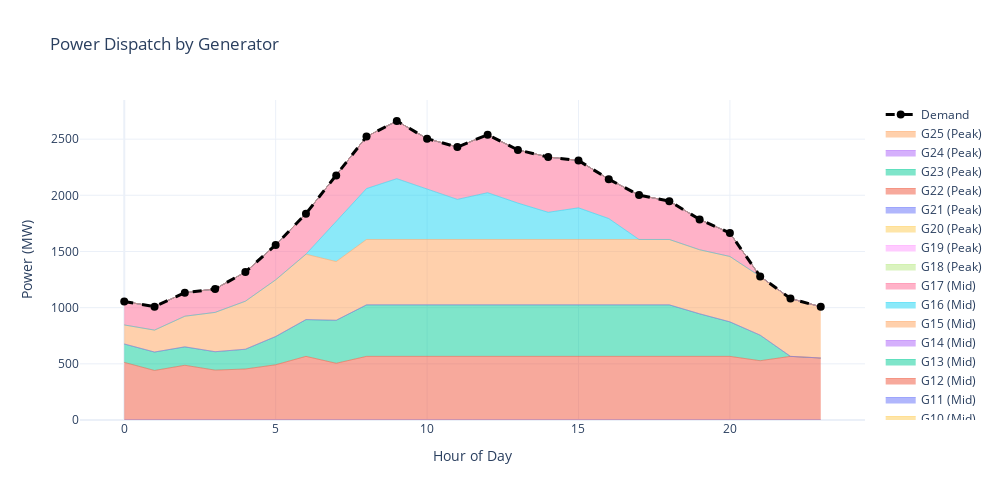

Notebook source saved alongside this figure:
### Code cell
def visualize_power_dispatch(results, generators_df, demand):
    """
    Create stacked area chart showing power dispatch from each generator.
    """
    G = results['generators']
    T = results['time_periods']
    p = results['p']

    # Get generator types
    gen_types = generators_df.set_index('id')['type'].to_dict()
    colors = {'Base': 'blue', 'Mid': 'green', 'Peak': 'red'}

    fig = go.Figure()

    # Sort generators by type for better visualization
    sorted_gens = sorted(G, key=lambda x: (gen_types[x], x))

    # Add stacked areas for each generator
    for g in sorted_gens:
        power_values = [p[(g, t)] if p[(g, t)] else 0 for t in T]
        fig.add_trace(go.Scatter(
            x=list(T),
            y=power_values,
            mode='lines',
            name=f'{g} ({gen_types[g]})',
            stackgroup='one',
            line=dict(width=0.5)
        ))

    # Add demand line
    fig.add_trace(go.Scatter(
        x=list(T),
        y=demand,
        mode='lines+markers',
        name='Demand',
        line=dict(color='black', width=3, dash='dash'),
        marker=dict(size=8)
    ))

    fig.update_layout(
        title='Power Dispatch by Generator',
        xaxis_title='Hour of Day',
        yaxis_title='Power (MW)',
        height=500,
        width=1000,
        template='plotly_white',
        legend=dict(x=1.02, y=1)
    )

    return fig

fig_dispatch = visualize_power_dispatch(results, generators_df, demand)
fig_dispatch.show()

### Figure 1 — Plotly figure (JSON) as saved in the notebook; plotly's stock layout.template omitted (floating-point values rounded to 4 significant figures)
{"data": [{"line": {"width": 0.5}, "mode": "lines", "name": "G01 (Base)", "stackgroup": "one", "x": [0, 1, 2, 3, 4, 5, 6, 7, 8, 9, 10, 11, 12, 13, 14, 15, 16, 17, 18, 19, 20, 21, 22, 23], "y": [0, 0, 0, 0, 0, 0, 0, 0, 0, 0, 0, 0, 0, 0, 0, 0, 0, 0, 0, 0, 0, 0, 0, 0], "type": "scatter"}, {"line": {"width": 0.5}, "mode": "lines", "name": "G02 (Base)", "stackgroup": "one", "x": [0, 1, 2, 3, 4, 5, 6, 7, 8, 9, 10, 11, 12, 13, 14, 15, 16, 17, 18, 19, 20, 21, 22, 23], "y": [512.6, 441.0, 487.1, 443.9, 454.1, 491.5, 566.5, 504.8, 566.5, 566.5, 566.5, 566.5, 566.5, 566.5, 566.5, 566.5, 566.5, 566.5, 566.5, 566.5, 566.5, 527.7, 566.5, 552.0], "type": "scatter"}, {"line": {"width": 0.5}, "mode": "lines", "name": "G03 (Base)", "stackgroup": "one", "x": [0, 1, 2, 3, 4, 5, 6, 7, 8, 9, 10, 11, 12, 13, 14, 15, 16, 17, 18, 19, 20, 21, 22, 23], "y": [163.9, 163.9, 163.9, 163.9, 175.9, 251.6, 327.3, 382.7, 458.4, 458.4, 458.4, 458.4, 458.4, 458.4, 458.4, 458.4, 455.2, 458.4, 458.4, 378.8, 307.1, 227.5, 0, 0], "type": "scatter"}, {"line": {"width": 0.5}, "mode": "lines", "name": "G04 (Base)", "stackgroup": "one", "x": [0, 1, 2, 3, 4, 5, 6, 7, 8, 9, 10, 11, 12, 13, 14, 15, 16, 17, 18, 19, 20, 21, 22, 23], "y": [0, 0, 0, 0, 0, 0, 0, 0, 0, 0, 0, 0, 0, 0, 0, 0, 0, 0, 0, 0, 0, 0, 0, 0], "type": "scatter"}, {"line": {"width": 0.5}, "mode": "lines", "name": "G05 (Base)", "stackgroup": "one", "x": [0, 1, 2, 3, 4, 5, 6, 7, 8, 9, 10, 11, 12, 13, 14, 15, 16, 17, 18, 19, 20, 21, 22, 23], "y": [169.6, 195.2, 272.5, 349.9, 427.2, 504.5, 581.9, 522.6, 581.9, 581.9, 581.9, 581.9, 581.9, 581.9, 581.9, 581.9, 581.9, 581.9, 581.9, 570.0, 581.9, 522.6, 514.7, 455.4], "type": "scatter"}, {"line": {"width": 0.5}, "mode": "lines", "name": "G06 (Base)", "stackgroup": "one", "x": [0, 1, 2, 3, 4, 5, 6, 7, 8, 9, 10, 11, 12, 13, 14, 15, 16, 17, 18, 19, 20, 21, 22, 23], "y": [0, 0, 0, 0, 0, 0, 0, 355.1, 453.1, 541.2, 449.0, 356.7, 416.3, 324.0, 241.8, 281.7, 189.5, 0, 0, 0, 0, 0, 0, 0], "type": "scatter"}, {"line": {"width": 0.5}, "mode": "lines", "name": "G07 (Base)", "stackgroup": "one", "x": [0, 1, 2, 3, 4, 5, 6, 7, 8, 9, 10, 11, 12, 13, 14, 15, 16, 17, 18, 19, 20, 21, 22, 23], "y": [208.7, 208.7, 208.7, 208.7, 259.5, 310.2, 361.0, 411.8, 462.6, 513.4, 448.4, 465.9, 516.7, 472.6, 492.3, 421.1, 350.0, 394.9, 341.3, 270.2, 208.7, 0, 0, 0], "type": "scatter"}, {"line": {"width": 0.5}, "mode": "lines", "name": "G08 (Mid)", "stackgroup": "one", "x": [0, 1, 2, 3, 4, 5, 6, 7, 8, 9, 10, 11, 12, 13, 14, 15, 16, 17, 18, 19, 20, 21, 22, 23], "y": [0, 0, 0, 0, 0, 0, 0, 0, 0, 0, 0, 0, 0, 0, 0, 0, 0, 0, 0, 0, 0, 0, 0, 0], "type": "scatter"}, {"line": {"width": 0.5}, "mode": "lines", "name": "G09 (Mid)", "stackgroup": "one", "x": [0, 1, 2, 3, 4, 5, 6, 7, 8, 9, 10, 11, 12, 13, 14, 15, 16, 17, 18, 19, 20, 21, 22, 23], "y": [0, 0, 0, 0, 0, 0, 0, 0, 0, 0, 0, 0, 0, 0, 0, 0, 0, 0, 0, 0, 0, 0, 0, 0], "type": "scatter"}, {"line": {"width": 0.5}, "mode": "lines", "name": "G10 (Mid)", "stackgroup": "one", "x": [0, 1, 2, 3, 4, 5, 6, 7, 8, 9, 10, 11, 12, 13, 14, 15, 16, 17, 18, 19, 20, 21, 22, 23], "y": [0, 0, 0, 0, 0, 0, 0, 0, 0, 0, 0, 0, 0, 0, 0, 0, 0, 0, 0, 0, 0, 0, 0, 0], "type": "scatter"}, {"line": {"width": 0.5}, "mode": "lines", "name": "G11 (Mid)", "stackgroup": "one", "x": [0, 1, 2, 3, 4, 5, 6, 7, 8, 9, 10, 11, 12, 13, 14, 15, 16, 17, 18, 19, 20, 21, 22, 23], "y": [0, 0, 0, 0, 0, 0, 0, 0, 0, 0, 0, 0, 0, 0, 0, 0, 0, 0, 0, 0, 0, 0, 0, 0], "type": "scatter"}, {"line": {"width": 0.5}, "mode": "lines", "name": "G12 (Mid)", "stackgroup": "one", "x": [0, 1, 2, 3, 4, 5, 6, 7, 8, 9, 10, 11, 12, 13, 14, 15, 16, 17, 18, 19, 20, 21, 22, 23], "y": [0, 0, 0, 0, 0, 0, 0, 0, 0, 0, 0, 0, 0, 0, 0, 0, 0, 0, 0, 0, 0, 0, 0, 0], "type": "scatter"}, {"line": {"width": 0.5}, "mode": "lines", "name": "G13 (Mid)", "stackgroup": "one", "x": [0, 1, 2, 3, 4, 5, 6, 7, 8, 9, 10, 11, 12, 13, 14, 15, 16, 17, 18, 19, 20, 21, 22, 23], "y": [0, 0, 0, 0, 0, 0, 0, 0, 0, 0, 0, 0, 0, 0, 0, 0, 0, 0, 0, 0, 0, 0, 0, 0], "type": "scatter"}, {"line": {"width": 0.5}, "mode": "lines", "name": "G14 (Mid)", "stackgroup": "one", "x": [0, 1, 2, 3, 4, 5, 6, 7, 8, 9, 10, 11, 12, 13, 14, 15, 16, 17, 18, 19, 20, 21, 22, 23], "y": [0, 0, 0, 0, 0, 0, 0, 0, 0, 0, 0, 0, 0, 0, 0, 0, 0, 0, 0, 0, 0, 0, 0, 0], "type": "scatter"}, {"line": {"width": 0.5}, "mode": "lines", "name": "G15 (Mid)", "stackgroup": "one", "x": [0, 1, 2, 3, 4, 5, 6, 7, 8, 9, 10, 11, 12, 13, 14, 15, 16, 17, 18, 19, 20, 21, 22, 23], "y": [0, 0, 0, 0, 0, 0, 0, 0, 0, 0, 0, 0, 0, 0, 0, 0, 0, 0, 0, 0, 0, 0, 0, 0], "type": "scatter"}, {"line": {"width": 0.5}, "mode": "lines", "name": "G16 (Mid)", "stackgroup": "one", "x": [0, 1, 2, 3, 4, 5, 6, 7, 8, 9, 10, 11, 12, 13, 14, 15, 16, 17, 18, 19, 20, 21, 22, 23], "y": [0, 0, 0, 0, 0, 0, 0, 0, 0, 0, 0, 0, 0, 0, 0, 0, 0, 0, 0, 0, 0, 0, 0, 0], "type": "scatter"}, {"line": {"width": 0.5}, "mode": "lines", "name": "G17 (Mid)", "stackgroup": "one", "x": [0, 1, 2, 3, 4, 5, 6, 7, 8, 9, 10, 11, 12, 13, 14, 15, 16, 17, 18, 19, 20, 21, 22, 23], "y": [0, 0, 0, 0, 0, 0, 0, 0, 0, 0, 0, 0, 0, 0, 0, 0, 0, 0, 0, 0, 0, 0, 0, 0], "type": "scatter"}, {"line": {"width": 0.5}, "mode": "lines", "name": "G18 (Peak)", "stackgroup": "one", "x": [0, 1, 2, 3, 4, 5, 6, 7, 8, 9, 10, 11, 12, 13, 14, 15, 16, 17, 18, 19, 20, 21, 22, 23], "y": [0, 0, 0, 0, 0, 0, 0, 0, 0, 0, 0, 0, 0, 0, 0, 0, 0, 0, 0, 0, 0, 0, 0, 0], "type": "scatter"}, {"line": {"width": 0.5}, "mode": "lines", "name": "G19 (Peak)", "stackgroup": "one", "x": [0, 1, 2, 3, 4, 5, 6, 7, 8, 9, 10, 11, 12, 13, 14, 15, 16, 17, 18, 19, 20, 21, 22, 23], "y": [0, 0, 0, 0, 0, 0, 0, 0, 0, 0, 0, 0, 0, 0, 0, 0, 0, 0, 0, 0, 0, 0, 0, 0], "type": "scatter"}, {"line": {"width": 0.5}, "mode": "lines", "name": "G20 (Peak)", "stackgroup": "one", "x": [0, 1, 2, 3, 4, 5, 6, 7, 8, 9, 10, 11, 12, 13, 14, 15, 16, 17, 18, 19, 20, 21, 22, 23], "y": [0, 0, 0, 0, 0, 0, 0, 0, 0, 0, 0, 0, 0, 0, 0, 0, 0, 0, 0, 0, 0, 0, 0, 0], "type": "scatter"}, {"line": {"width": 0.5}, "mode": "lines", "name": "G21 (Peak)", "stackgroup": "one", "x": [0, 1, 2, 3, 4, 5, 6, 7, 8, 9, 10, 11, 12, 13, 14, 15, 16, 17, 18, 19, 20, 21, 22, 23], "y": [0, 0, 0, 0, 0, 0, 0, 0, 0, 0, 0, 0, 0, 0, 0, 0, 0, 0, 0, 0, 0, 0, 0, 0], "type": "scatter"}, {"line": {"width": 0.5}, "mode": "lines", "name": "G22 (Peak)", "stackgroup": "one", "x": [0, 1, 2, 3, 4, 5, 6, 7, 8, 9, 10, 11, 12, 13, 14, 15, 16, 17, 18, 19, 20, 21, 22, 23], "y": [0, 0, 0, 0, 0, 0, 0, 0, 0, 0, 0, 0, 0, 0, 0, 0, 0, 0, 0, 0, 0, 0, 0, 0], "type": "scatter"}, {"line": {"width": 0.5}, "mode": "lines", "name": "G23 (Peak)", "stackgroup": "one", "x": [0, 1, 2, 3, 4, 5, 6, 7, 8, 9, 10, 11, 12, 13, 14, 15, 16, 17, 18, 19, 20, 21, 22, 23], "y": [0, 0, 0, 0, 0, 0, 0, 0, 0, 0, 0, 0, 0, 0, 0, 0, 0, 0, 0, 0, 0, 0, 0, 0], "type": "scatter"}, {"line": {"width": 0.5}, "mode": "lines", "name": "G24 (Peak)", "stackgroup": "one", "x": [0, 1, 2, 3, 4, 5, 6, 7, 8, 9, 10, 11, 12, 13, 14, 15, 16, 17, 18, 19, 20, 21, 22, 23], "y": [0, 0, 0, 0, 0, 0, 0, 0, 0, 0, 0, 0, 0, 0, 0, 0, 0, 0, 0, 0, 0, 0, 0, 0], "type": "scatter"}, {"line": {"width": 0.5}, "mode": "lines", "name": "G25 (Peak)", "stackgroup": "one", "x": [0, 1, 2, 3, 4, 5, 6, 7, 8, 9, 10, 11, 12, 13, 14, 15, 16, 17, 18, 19, 20, 21, 22, 23], "y": [0, 0, 0, 0, 0, 0, 0, 0, 0, 0, 0, 0, 0, 0, 0, 0, 0, 0, 0, 0, 0, 0, 0, 0], "type": "scatter"}, {"line": {"color": "black", "dash": "dash", "width": 3}, "marker": {"size": 8}, "mode": "lines+markers", "name": "Demand", "x": [0, 1, 2, 3, 4, 5, 6, 7, 8, 9, 10, 11, 12, 13, 14, 15, 16, 17, 18, 19, 20, 21, 22, 23], "y": [1055.0, 1009.0, 1132.0, 1166.0, 1317.0, 1558.0, 1837.0, 2177.0, 2522.0, 2661.0, 2504.0, 2429.0, 2540.0, 2403.0, 2341.0, 2310.0, 2143.0, 2002.0, 1948.0, 1785.0, 1664.0, 1278.0, 1081.0, 1007.0], "type": "scatter"}], "layout": {"legend": {"x": 1.02, "y": 1}, "title": {"text": "Power Dispatch by Generator"}, "xaxis": {"title": {"text": "Hour of Day"}}, "yaxis": {"title": {"text": "Power (MW)"}}, "height": 500, "width": 1000}}
